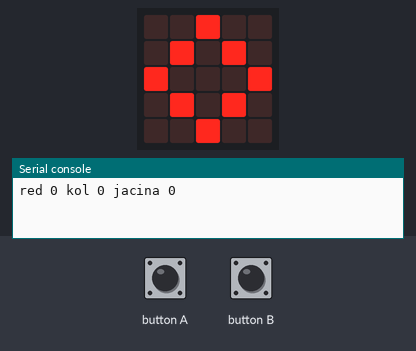
Recording of a program running on a simulated BBC micro:bit running MicroPython. Parts: the board's 5×5 LED display, the last lines printed to the serial console. The inputs (shaded band) are chosen by the test bench.

Above: at 1.2 s.
1.3 s: button A pressed for 0.15 s
At 2.0 s:
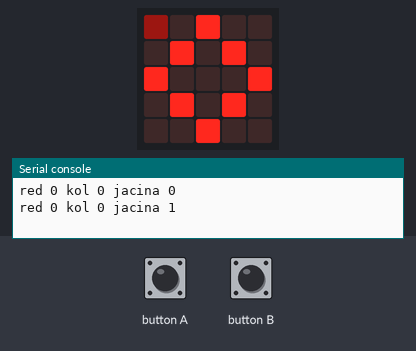
2.9 s: button A pressed for 1 s
At 3.2 s:
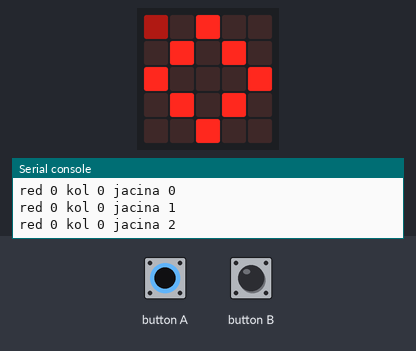
Timing chart, 0 to 5.9 s (numbered marks = the images above; inputs shaded):
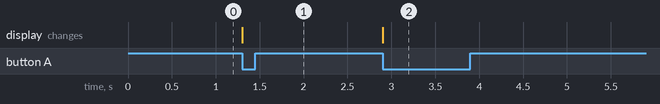

Measured:
- after the input at 1.3 s, the display: changes at once (image 1)
- after the input at 2.9 s, the display: changes at once (image 2)

The program:

PrepravljanjeSlike.py
```python
from microbit import *
display.show(Image.DIAMOND)
while True:
    for y in range(5):
        for x in range(5):
            n = display.get_pixel(x, y)
            print('red', y, 'kol', x, 'jacina', n)
            while True:
                if button_a.was_pressed():
                    n = (n + 1) % 10 # vrednosti od 0 do 9
                    display.set_pixel(x, y, n)
                    print('red', y, 'kol', x, 'jacina', n)
                elif button_b.was_pressed():
                    break
```
